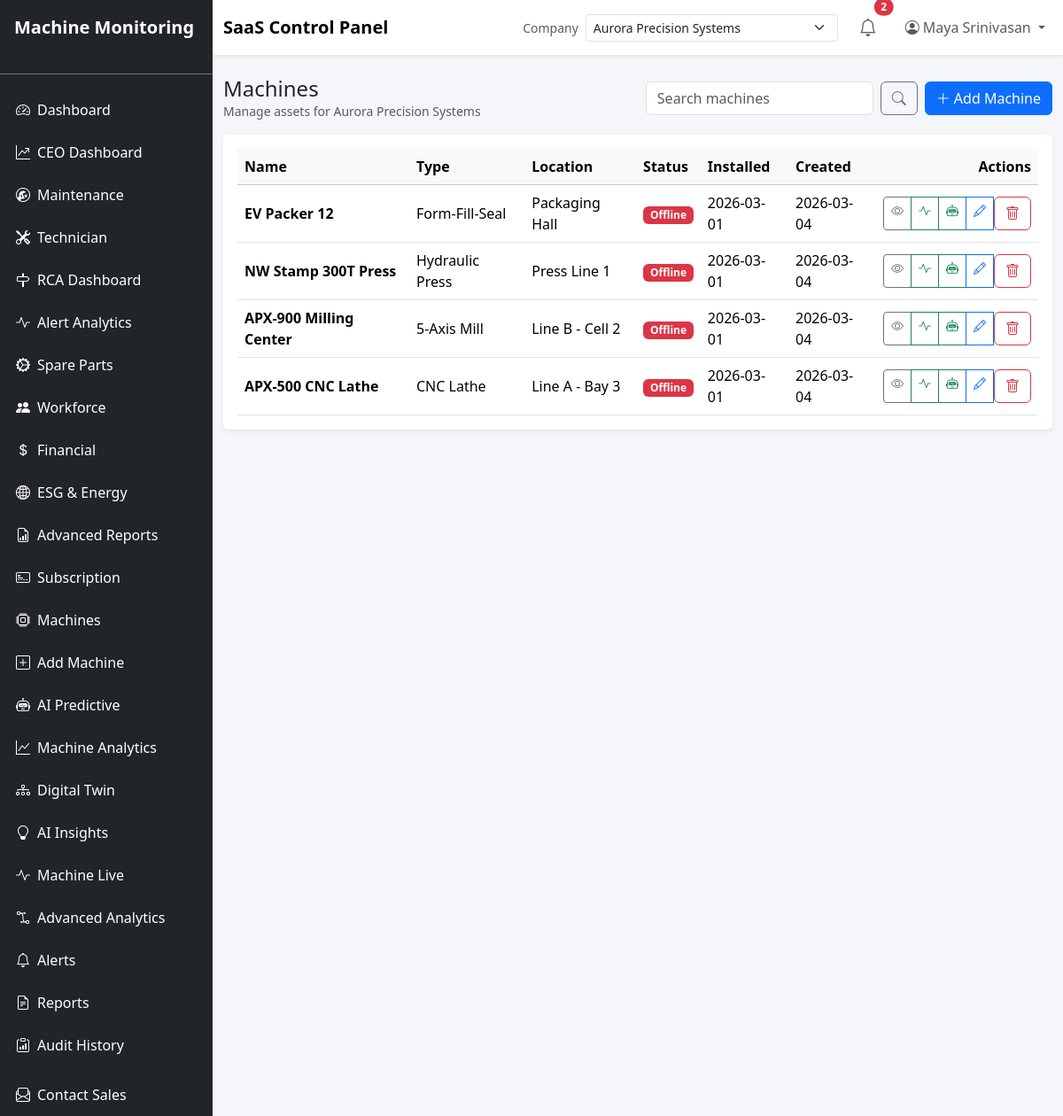
The app's page /machines/ (signed in), older data.
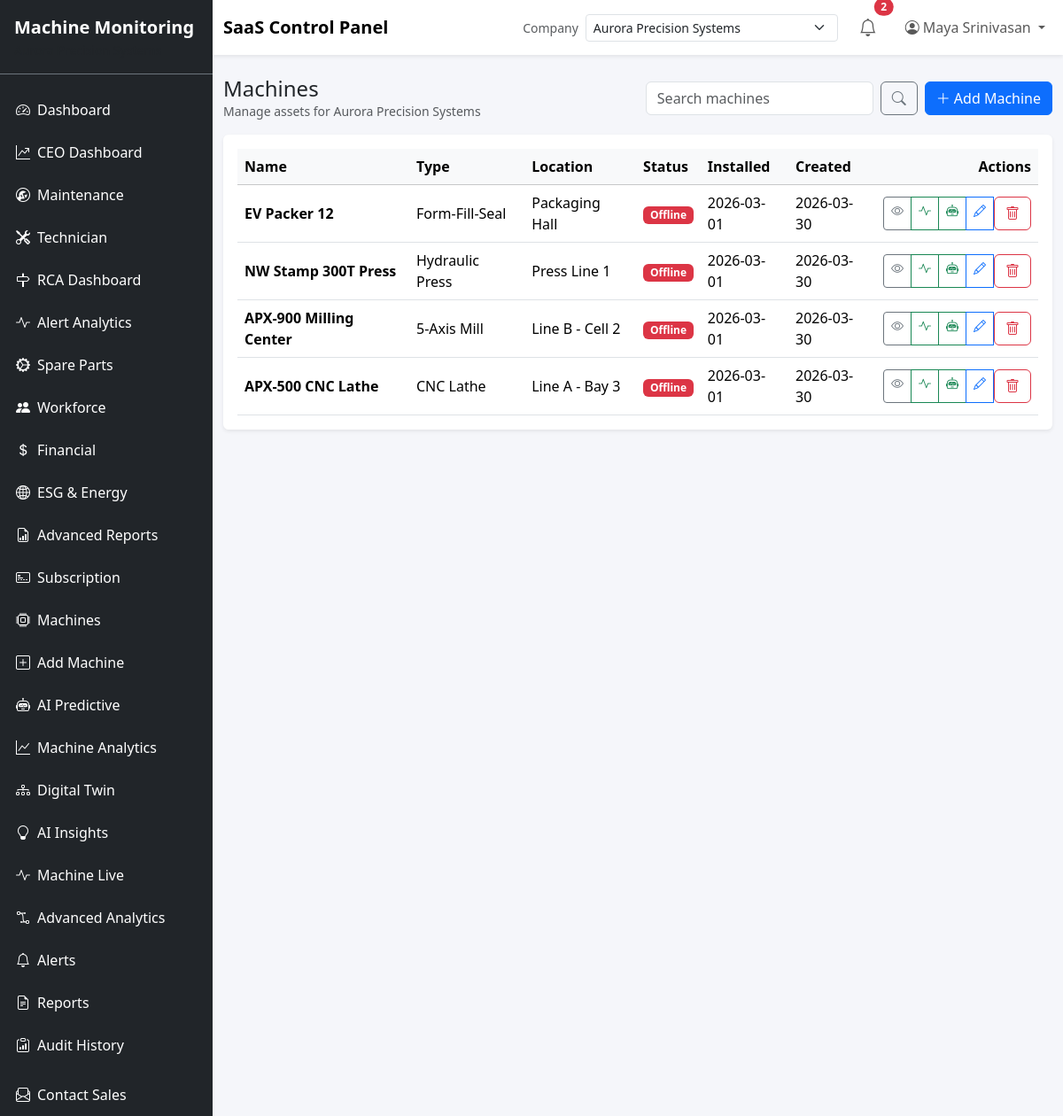
The same page, newer data.
### app/models/machine.py (models this page shows, shortened)
class Machine(db.Model):
    __tablename__ = "machines"
    __table_args__ = (
        db.UniqueConstraint("machine_name", "company_id", name="uq_machine_company_name"),
        db.UniqueConstraint("plant_id", "machine_code", name="uq_machine_code_per_plant"),
    )
    id = db.Column(db.Integer, primary_key=True)
    machine_name = db.Column(db.String(120), nullable=False)
    machine_type = db.Column(db.String(120), nullable=False)
    machine_code = db.Column(db.String(60), nullable=True)
    model_number = db.Column(db.String(80))
    location = db.Column(db.String(120))
    installation_date = db.Column(db.Date)
    status = db.Column(db.String(20), nullable=False, default="idle")
    operational_state = db.Column(db.String(30), nullable=False, default="ready")
    company_id = db.Column(db.Integer, db.ForeignKey("companies.id"), nullable=False, index=True)
    plant_id = db.Column(db.Integer, db.ForeignKey("plants.id"), nullable=True, index=True)
    department_id = db.Column(db.Integer, db.ForeignKey("departments.id"), nullable=True, index=True)
    api_token = db.Column(db.String(128), unique=True, nullable=False, default=generate_secure_token)
    cost_per_hour = db.Column(db.Numeric(12, 2), nullable=False, default=0)
    revenue_per_hour = db.Column(db.Numeric(14, 2), nullable=False, default=0)
    expected_lifetime_hours = db.Column(db.Integer)
    last_seen = db.Column(db.DateTime, index=True)
    created_at = db.Column(db.DateTime, default=datetime.utcnow, nullable=False)
    company = db.relationship("Company", back_populates="machines")
    plant = db.relationship("Plant", back_populates="machines")
    department = db.relationship("Department", back_populates="machines")
    sensors = db.relationship(
        "Sensor", back_populates="machine", cascade="all, delete-orphan", lazy="dynamic"
    )
    data_points = db.relationship(
        "MachineData", back_populates="machine", cascade="all, delete-orphan", lazy="dynamic"
    )
    ai_analyses = db.relationship(
        "AiAnalysis", back_populates="machine", cascade="all, delete-orphan", lazy="dynamic"
    )
    alerts = db.relationship(
        "Alert", back_populates="machine", cascade="all, delete-orphan", lazy="dynamic"
    )
    kpis = db.relationship(
        "MachineKPI", back_populates="machine", cascade="all, delete-orphan", lazy="dynamic"
    )
    health_scores = db.relationship(
        "MachineHealthScore", back_populates="machine", cascade="all, delete-orphan", lazy="dynamic"
    )
    ai_predictions = db.relationship(
        "AIPrediction", backref="machine", cascade="all, delete-orphan", lazy="dynamic"
    )
    digital_twin = db.relationship(
        "DigitalTwin", uselist=False, cascade="all, delete-orphan", lazy="joined", back_populates="machine"
    )

### app/machines/routes.py (the view, shortened to what this page needs)
@machines_bp.route("/")
@login_required
@role_required("admin", "manager", "viewer")
def list_machines():
    search = request.args.get("q", "").strip()
    company_id = get_active_company_id()
    query = Machine.query.filter_by(company_id=company_id)
    machines = query.order_by(Machine.created_at.desc()).all()
    return render_template("machines/list.html", machines=machines, search=search)

### app/extensions.py (called while the page is built)
    @staticmethod
    def _bypass_enabled() -> bool:
        try:
            return current_app.config.get("DEV_SHOW_ALL_USERS_DATA", False)
        except Exception:
            return False

    def _should_skip(self, criterion) -> bool:
        if not self._bypass_enabled():
            return False
        key = getattr(getattr(criterion, "left", None), "key", None)
        return key in self._scope_keys

    def filter(self, *criteria):
        if self._bypass_enabled():
            criteria = tuple(c for c in criteria if not self._should_skip(c))
        return super().filter(*criteria)

    def filter_by(self, **kwargs):
        if self._bypass_enabled():
            kwargs = {k: v for k, v in kwargs.items() if k not in self._scope_keys}
        return super().filter_by(**kwargs)

### app/models/user.py (called while the page is built)
    @property
    def is_admin(self) -> bool:
        role_name = self.role or ""
        primary_name = self.primary_role.name if self.primary_role else None
        active_role = primary_name or role_name
        return active_role.lower() in {"admin", "super_admin", "enterprise_admin"}

### app/templates/machines/list.html (shortened to what the changed rows need)
{% extends 'base.html' %}
{% block content %}
{% set user_role = (current_user.active_role or current_user.role or '')|lower %}
<div class="card shadow-sm">
    <div class="card-body table-responsive">
        <table class="table align-middle mb-0">
            <thead class="table-light">
                <tr>
                    <th>Name</th>
                    <th>Type</th>
                    <th>Location</th>
                    <th>Status</th>
                    <th>Installed</th>
                    <th>Created</th>
                    <th class="text-end">Actions</th>
                </tr>
            </thead>
            <tbody>
                {% set status_classes = {'running': 'success', 'idle': 'secondary', 'maintenance': 'info', 'offline': 'danger'} %}
                {% for machine in machines %}
                <tr>
                    <td class="fw-semibold">{{ machine.machine_name }}</td>
                    <td>{{ machine.machine_type }}</td>
                    <td>{{ machine.location or '—' }}</td>
                    <td><span class="badge bg-{{ status_classes.get(machine.status, 'secondary') }}">{{ machine.status|capitalize }}</span></td>
                    <td>{{ machine.installation_date.strftime('%Y-%m-%d') if machine.installation_date else '—' }}</td>
                    <td>{{ machine.created_at.strftime('%Y-%m-%d') }}</td>
                    <td class="text-end">
                        <div class="btn-group btn-group-sm" role="group">
                            <a class="btn btn-outline-secondary" href="{{ url_for('machines.machine_detail', machine_id=machine.id) }}" title="Details">
                                <i class="bi bi-eye"></i>
                            </a>
                            <a class="btn btn-outline-success" href="{{ url_for('machines.machine_live', machine_id=machine.id) }}" title="Live Monitoring">
                                <i class="bi bi-activity"></i>
                            </a>
                            <a class="btn btn-outline-success" href="{{ url_for('ai.ai_insights', machine_id=machine.id) }}" title="AI Insights">
                                <i class="bi bi-robot"></i>
                            </a>
                            {% if user_role in ['admin', 'manager'] %}
                            <a class="btn btn-outline-primary" href="{{ url_for('machines.edit_machine', machine_id=machine.id) }}" title="Edit">
                                <i class="bi bi-pencil"></i>
                            </a>
                            {% endif %}
                            {% if user_role == 'admin' %}
                            <form method="post" action="{{ url_for('machines.delete_machine', machine_id=machine.id) }}" onsubmit="return confirm('Delete this machine? Sensors will be removed.');">
                                <button class="btn btn-outline-danger" type="submit" title="Delete">
                                    <i class="bi bi-trash"></i>
                                </button>
                            </form>
                            {% endif %}
                        </div>
                    </td>
                </tr>
                {% else %}
                <tr>
                    <td colspan="7" class="text-center text-muted py-4">No machines found.</td>
                </tr>
                {% endfor %}
            </tbody>
        </table>
    </div>
</div>
{% endblock %}

Row changes from the older to the newer data that the page shows:
changed Machine "EV Packer 12": created_at "2026-03-04" → "2026-03-30"
changed Machine "NW Stamp 300T Press": created_at "2026-03-04" → "2026-03-30"
changed Machine "APX-900 Milling Center": created_at "2026-03-04" → "2026-03-30"
changed Machine "APX-500 CNC Lathe": created_at "2026-03-04" → "2026-03-30"
